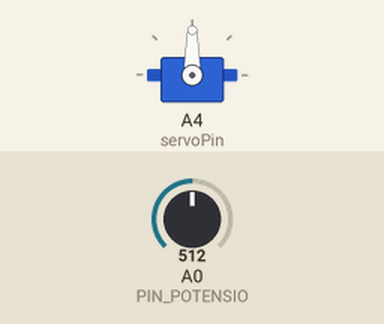
This sketch was run on a simulated Arduino Uno, built with avr-gcc and run on an emulated ATmega328P. Shown: servo. The inputs (shaded band) are chosen by the test bench; at power-on: A0 (PIN_POTENSIO) = 512. What the sketch prints to the serial monitor is not drawn.

Above: at 1.3 s.
1.4 s: A0 (PIN_POTENSIO) set to 716
At 2.4 s:
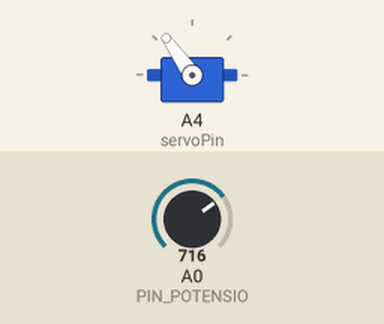
2.9 s: A0 (PIN_POTENSIO) set to 900
At 3.5 s:
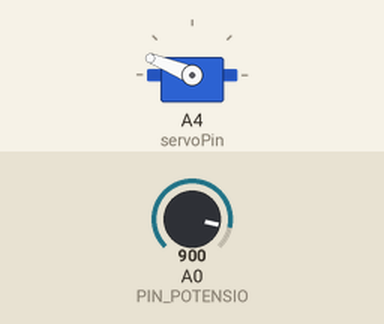
4.4 s: A0 (PIN_POTENSIO) set to 1023
At 4.7 s:
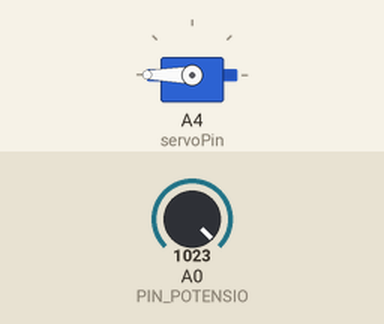
5.9 s: A0 (PIN_POTENSIO) set to 306
At 7.0 s:
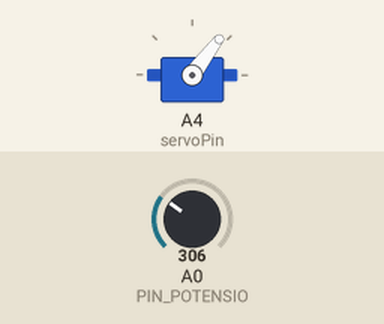
7.4 s: A0 (PIN_POTENSIO) set to 122
At 8.2 s:
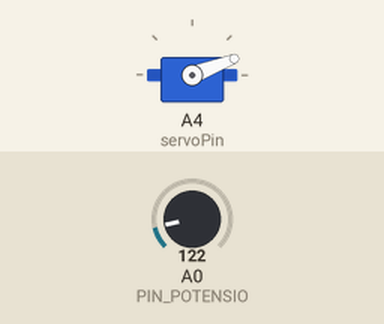
8.9 s: A0 (PIN_POTENSIO) set to 0
At 9.3 s:
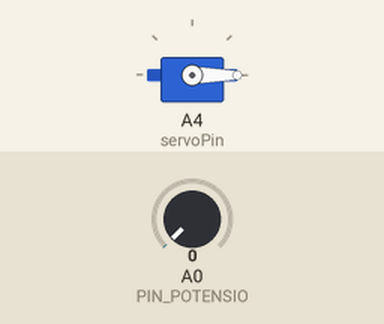
Timing chart, 0 to 11.4 s (numbered marks = the images above; inputs shaded):
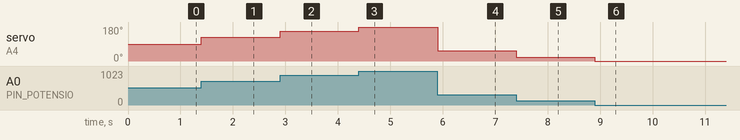

Measured:
- after the input at 1.4 s, servo on A4 (servoPin): 90° → 125° at once
- after the input at 2.9 s, servo on A4 (servoPin): 125° → 158° at once
- after the input at 4.4 s, servo on A4 (servoPin): 158° → 180° at once
- after the input at 5.9 s, servo on A4 (servoPin): 180° → 53° at once
- after the input at 7.4 s, servo on A4 (servoPin): 53° → 21° at once
- after the input at 8.9 s, servo on A4 (servoPin): 21° → 0° at once

The sketch:

TUTORIAL_SERVO_3.ino
```cpp
/*
   TUTORIAL SERVO PADA ARDUINO
   MENGGERAKKAN SERVO SESUAI POTENSIO

   Pinout  :
   Kabel coklat servo -> GND
   Kabel coklat merah -> VCC
   Kabel coklat kuning -> SDA (atau A4)

   Potensio pada A0
*/

#include <Servo.h>
#define PIN_POTENSIO A0

int servoPin = A4;
int derajat;

Servo servo;

void setup() {
  Serial.begin(115200); //memulai komunikasi serial pada baud rate 115200
  delay(100);
  Serial.println("Menggerakkan servo pada Arduino");
  servo.attach(servoPin);
  pinMode(PIN_POTENSIO, INPUT); //set A0 menjadi input (potensio)


}

void loop() {
  int nilaiPotensio = analogRead(PIN_POTENSIO);
  derajat = map(nilaiPotensio, 0, 1023, 0, 180);//memetakan nilai potensio yang memiliki range 0-1023 ke nilai derajat servo 0-180 derajat
  servo.write(derajat);
  Serial.println(derajat);
  delay(1);
}
```
